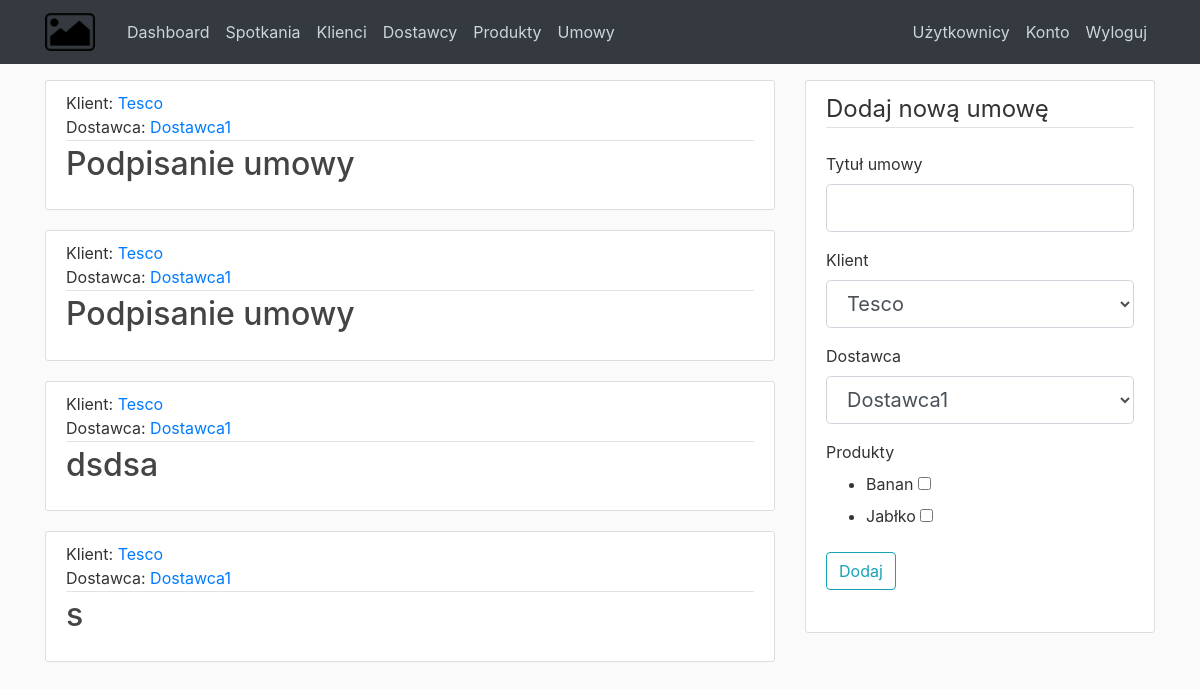
/contracts (signed in), run on the app's committed database.
### CRM/models.py (models this page shows, shortened)
class Contract(db.Model):
    id = db.Column(db.Integer, primary_key=True)
    title = db.Column(db.String(100), nullable=False)
    user_id = db.Column(db.Integer, db.ForeignKey('user.id'), nullable=False)
    customer_id = db.Column(db.Integer,db.ForeignKey('customer.id'), nullable=False)
    supplier_id = db.Column(db.Integer, db.ForeignKey('supplier.id'), nullable=False)
    products = db.relationship('Products', backref='products', lazy=True, cascade="all, delete-orphan")
    value = db.Column(db.Integer)

class Customer(db.Model):
    id = db.Column(db.Integer, primary_key=True)
    customer_name = db.Column(db.String(25), nullable=False)
    agent_name = db.Column(db.String(35), nullable=False)
    agent_last_name = db.Column(db.String(35), nullable=False)
    email = db.Column(db.String(140), nullable=False)
    phone = db.Column(db.String(140), nullable=False)
    address = db.Column(db.String(140), nullable=False)
    meetings = db.relationship('Meeting', backref='with_who', lazy=True, cascade="all, delete-orphan")
    contracts = db.relationship('Contract', backref='customer', lazy=True, cascade="all, delete-orphan")

class Supplier(db.Model):
    id = db.Column(db.Integer, primary_key=True)
    supplier_name = db.Column(db.String(25), nullable=False)
    supplier_agent_name = db.Column(db.String(35), nullable=False)
    supplier_agent_last_name = db.Column(db.String(35), nullable=False)
    email = db.Column(db.String(140), nullable=False)
    phone = db.Column(db.String(140), nullable=False)
    address = db.Column(db.String(140), nullable=False)
    contracts = db.relationship('Contract', backref='supplier', lazy=True, cascade="all, delete-orphan")

### CRM/routes.py (the view, shortened to what this page needs)
@app.route("/contracts", methods=['GET', 'POST'])
def contracts():
    form = AddContractForm()
    contracts = Contract.query.filter(Contract.user_id == current_user.id).all()
    return render_template('contracts.html', form=form, contracts=contracts)

### CRM/forms.py
class AddContractForm(FlaskForm):
    def get_products():
        return Product.query
    def get_customers():
        return Customer.query
    def get_suppliers():
        return Supplier.query
    title = StringField('Tytuł umowy', validators=[InputRequired("Podaj tytuł umowy")])
    customer = QuerySelectField('Klient', validators=[DataRequired()], query_factory=get_customers, get_label='customer_name')
    supplier = QuerySelectField('Dostawca', validators=[DataRequired()], query_factory=get_suppliers, get_label='supplier_name')
    products = QuerySelectMultipleField('Produkty', validators=[DataRequired()], query_factory=get_products, get_label='name', option_widget=CheckboxInput(),
        widget=ListWidget(prefix_label=True))
    submit = SubmitField('Dodaj')

### CRM/models.py (called while the page is built)
@login_manager.user_loader
def load_user(user_id):
    return User.query.get(int(user_id))

### CRM/templates/contracts.html (shortened to what this page needs)
{% extends "base.html" %}
{% block content %}
{% for contract in contracts %}
<article class="media content-section">
  <div class="media-body">
    <div class="article-metadata">
      Klient: <a class="mr-0" href="{{ url_for('customer', customer_id=contract.customer.id) }}">{{ contract.customer.customer_name }}</a><br>
      Dostawca: <a class="mr-0" href="{{ url_for('supplier', supplier_id=contract.supplier.id) }}">{{ contract.supplier.supplier_name }}</a><br>
    </div>
    <h2><a class="article-title" href="{{ url_for('contract', contract_id=contract.id) }}">{{ contract.title }}</a></h2>
  </div>
</article>
{% endfor %}
{% endblock content %}
{% block sidebar %}
{% include "partials/add_contract_sidebar.html" %}
{% endblock sidebar %}

### CRM/static/main.css (style rules this page uses)
body { background: #fafafa; color: #333333; margin-top: 5rem; }
h1, h2, h3, h4, h5, h6 { color: #444444; }
.content-section { background: #ffffff; padding: 10px 20px; border: 1px solid #dddddd; border-radius: 3px; margin-bottom: 20px; }
.article-title { color: #444444; }
.article-metadata { padding-bottom: 1px; margin-bottom: 4px; border-bottom: 1px solid #e3e3e3 }

### data on the page
Contract: customer.customer_name "Tesco", supplier.supplier_name "Dostawca1", title "Podpisanie umowy"
Contract: customer.customer_name "Tesco", supplier.supplier_name "Dostawca1", title "Podpisanie umowy"
Contract: customer.customer_name "Tesco", supplier.supplier_name "Dostawca1", title "dsdsa"
Contract: customer.customer_name "Tesco", supplier.supplier_name "Dostawca1", title "s"
